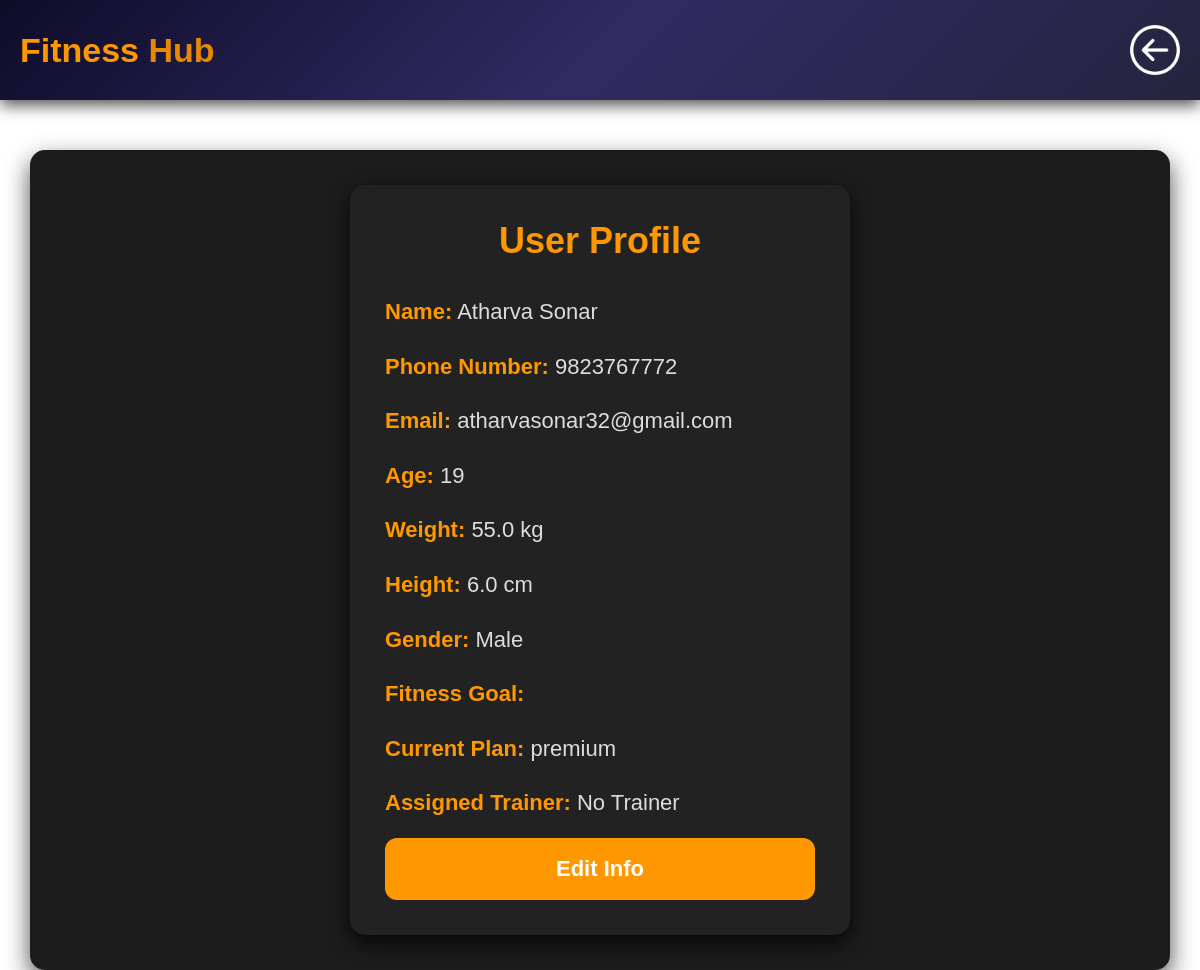
/profile/ (signed in), run on the app's committed database.
### myapp/models.py (models this page shows, shortened)
class GymUser(AbstractBaseUser):
    name = models.CharField(max_length=100)
    number = models.CharField(max_length=15, unique=True)
    email = models.EmailField(unique=True)
    age = models.IntegerField()
    weight = models.FloatField()
    height = models.FloatField()
    gender = models.CharField(max_length=10, choices=[('Male', 'Male'), ('Female', 'Female'), ('Other', 'Other')])
    is_active = models.BooleanField(default=True)
    is_admin = models.BooleanField(default=False)
    subscription=models.BooleanField(default=False)
    plan=models.CharField(max_length=100,default="noplan")
    trainer=models.ForeignKey('self',default=None, on_delete=models.SET_NULL, null=True, blank=True)
    goal=models.CharField(default='',max_length=100)
    objects = GymUserManager()
    USERNAME_FIELD = 'email'
    REQUIRED_FIELDS = ['name', 'mobile']

### myapp/views.py (the view, shortened to what this page needs)
# urls.py: path('profile/', views.profile_view, name='profile'),]
def profile_view(request):
    if request.session.session_key==None:
        return  redirect("userpage")
    user = GymUser.objects.get(email=request.session.get("email"))
    trainers = GymUser.objects.filter(is_admin=True)
    return render(request, "profile.html", {"user": user, "trainers": trainers})

### templates/profile.html (shortened to what this page needs)
{%load static%}
<header>
    <div class="container">
        <div class="logo">
             <a href="{% url 'home'%}">Fitness <span>Hub</span></a>
            </div>
            <a href="javascript:history.back()" class="back-btn">
                <img src="{% static 'images\back-button.png' %}" alt="Logo">
            </a>
    </div>
</header>
<div class="content mt-5">
    <div class="card shadow-lg p-4">
        <h2 class="text-center mb-4">User Profile</h2>
        <div id="profile-view">
            <p><strong>Name:</strong> {{ user.name }}</p>
            <p><strong>Phone Number:</strong> {{ user.number }}</p>
            <p><strong>Email:</strong> {{ user.email }}</p>
            <p><strong>Age:</strong> {{ user.age }}</p>
            <p><strong>Weight:</strong> {{ user.weight }} kg</p>
            <p><strong>Height:</strong> {{ user.height }} cm</p>
            <p><strong>Gender:</strong> {{ user.gender }}</p>
            <p><strong>Fitness Goal:</strong> {{ user.goal }}</p>
            <p>
                <strong>Current Plan:</strong> {{ user.plan }}
            </p>
            <p>
                <strong>Assigned Trainer:</strong>
                {% if user.trainer %}
                    {{ user.trainer.name }}
                {% else %}
                    No Trainer
                {% endif %}
            </p>
            <button class="btn btn-primary w-100 mt-3" onclick="openEditModal()">Edit Info</button>
        </div>
    </div>
</div>

### templates/profile.html (style rules this page uses)
* { margin: 0; padding: 0; box-sizing: border-box; font-family: 'Poppins', sans-serif; scroll-behavior: smooth; }
header { background: linear-gradient(135deg, #0f0c29, #302b63, #24243e); color: white; padding: 25px 0; box-shadow: 0 5px 15px rgba(0, 0, 0, 0.7); }
.container { display: flex; justify-content: space-between; align-items: center; max-width: 1200px; margin: 0 auto; padding: 0 20px; }
.logo a { font-size: 34px; text-decoration: none; color: #ff9800; font-weight: bold; transition: 0.3s; }
.logo a span { color: #e68900; }
.back-btn img { width: 50px; height: 50px; transition: 0.3s; }
.content { display: flex; flex-direction: column; justify-content: center; align-items: center; min-height: 100vh; background: #0f0c29; }
.card { width: 90%; max-width: 500px; padding: 40px 30px; box-shadow: 0 10px 30px rgba(0, 0, 0, 0.5); border-radius: 12px; background: #1c1c1c; color: #fff; }
h2 { font-size: 26px; margin-bottom: 20px; }
p { font-size: 18px; line-height: 1.8; }
.btn { font-size: 18px; padding: 12px 24px; width: 100%; background: #ff8c00; color: #fff; border: none; border-radius: 8px; transition: 0.3s; cursor: pointer; }
.content { max-width: 95%; margin: 50px auto; padding: 35px; background: #1c1c1c; color: white; border-radius: 15px; box-shadow: 0 10px 25px rgba(0, 0, 0, 0.7); transition: transform 0.3s, box-shadow 0.3s; }
.card { background: #222; padding: 35px; border-radius: 15px; box-shadow: 0 8px 20px rgba(0, 0, 0, 0.8); transition: 0.3s; }
.card h2 { font-size: 36px; color: #ff9800; text-align: center; margin-bottom: 30px; }
.card p { font-size: 22px; line-height: 1.8; color: #ddd; margin: 15px 0; }
.card strong { color: #ff9800; }
.btn { display: inline-block; width: 100%; padding: 18px 25px; font-size: 22px; font-weight: bold; text-align: center; text-decoration: none; color: #fff; background: #ff9800; border: none; border-radius: 12px; transition: 0.3s; cursor: pointer; }

### data on the page
GymUser: name "Atharva Sonar", number "9823767772", email "atharvasonar32@gmail.com", age "19", weight "55.0", height "6.0", gender "Male", plan "premium"
